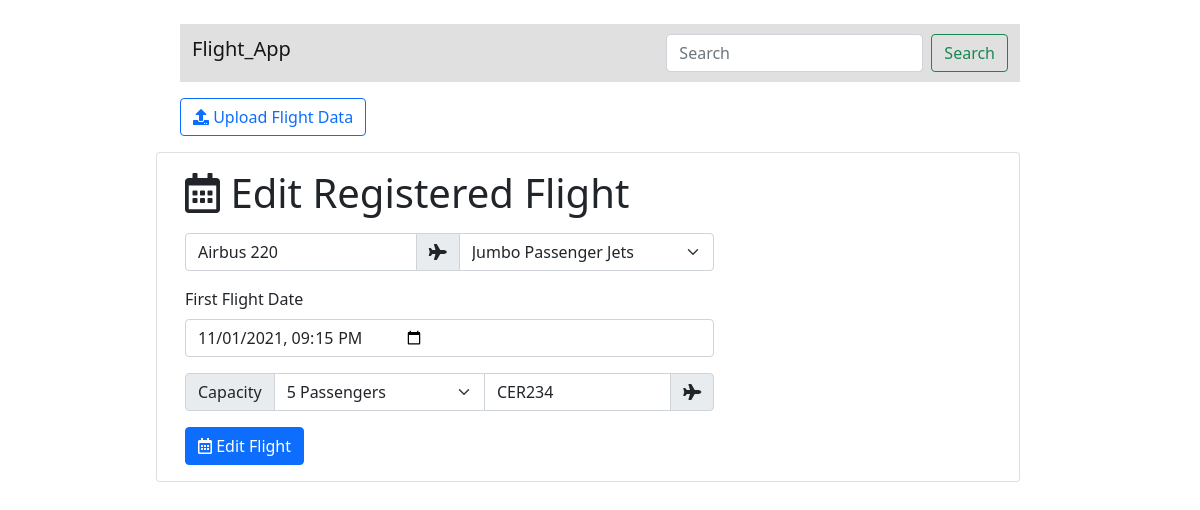
The app's page /flight/1/edit with its own data.
### flight_app/models.py (models this page shows, shortened)
class Flight(db.Model):
    id = db.Column(db.Integer, primary_key=True)
    code = db.Column(db.String, unique=True, nullable=False)
    capacity = db.Column(db.Integer, nullable=False)
    model = db.Column(db.String(20), nullable=False)
    category = db.Column(db.String(20), nullable=False)
    date_of_first_flight = db.Column(db.DateTime, nullable=False)
    is_available = db.Column(db.Boolean, default=True)
    schedules = db.relationship(
        "Schedule", backref="flight", cascade="all,delete", lazy='subquery'
    )

### flight_app/flight/routes.py (the view, shortened to what this page needs)
@flight.route("/flight/<int:flight_id>/edit", methods=["GET", "POST"])
def edit_flight(flight_id):
    flight = Flight.query.get_or_404(flight_id)
    return render_template('register_new_flight.html', flight=flight)

### flight_app/templates/register_new_flight.html (shortened to what this page needs)
{%extends 'base.html'%} {%block heading%}
<a class="btn btn-outline-primary" data-bs-toggle="collapse" href="#register_flight" role="button" aria-expanded="false"
  aria-controls="register_flight">
  <i class="fas fa-upload"></i> Upload Flight Data
</a>
{%endblock%} {%block body%}
<div class="row">
{%if flight%}
<div class="row card card-body mt-3 mb-4">
  <div class="col-sm-8">
    <p class="display-6">
      <i class="far fa-calendar-alt"></i> Edit Registered Flight
    </p>
    <form action="{{url_for('flight.edit_flight',flight_id = flight.id)}}" method="post">
      <div class="ml-0 mr-0 mt-3">
        <div class="input-group mt-3 mb-3">
          <input
            class="input-group form-control"
            name="flight_model"
            placeholder="Model Name"
            value = "{{flight.model}}"
          />
          <span class="input-group-text"><i class="fas fa-plane"></i></span>
          <select
            class="form-select"
            id="inputGroupSelect01"
            name="flight_category"
          >
            <option value="{{flight.category}}">Jumbo Passenger Jets</option>
          </select>
        </div>
      </div>
      <div class="row mb-3">
        <div class="col">
          <label for="departure-date" class="pb-2">First Flight Date</label>
          <input
            type="datetime-local"
            class="input-group form-control"
            name="first_flight_date"
            value = "{{flight.date_of_first_flight}}"
          />
        </div>
      </div>
      <div class="input-group mb-3">
        <label
          class="d-flex justify-content-center input-group-text"
          for="inputGroupSelect01"
          >Capacity
        </label>
        <select
          class="form-select"
          id="inputGroupSelect01"
          name="flight_capacity"
          value = {{flight.capacity}}
        >
          <option value="5">5 Passengers</option>
        </select>
        <input
          class="input-group form-control"
          name="flight_code"
          placeholder="flight code e.g XXR384"
          value = "{{flight.code}}"
        />
        <span class="input-group-text"><i class="fas fa-plane"></i></span>
      </div>
      <button class="btn btn-primary" type="submit">
        <i class="far fa-calendar-alt"></i> Edit Flight
      </button>
    </form>
  </div>
</div>
{%endif%}
{%endblock%}

### flight_app/static/main.css (style rules this page uses)
body { margin: auto; width: 70%; }

### records on screen
Flight: flight_model "Airbus 220", first_flight_date "11/01/2021 21:15", flight_capacity "5 Passengers", flight_code "CER234"
